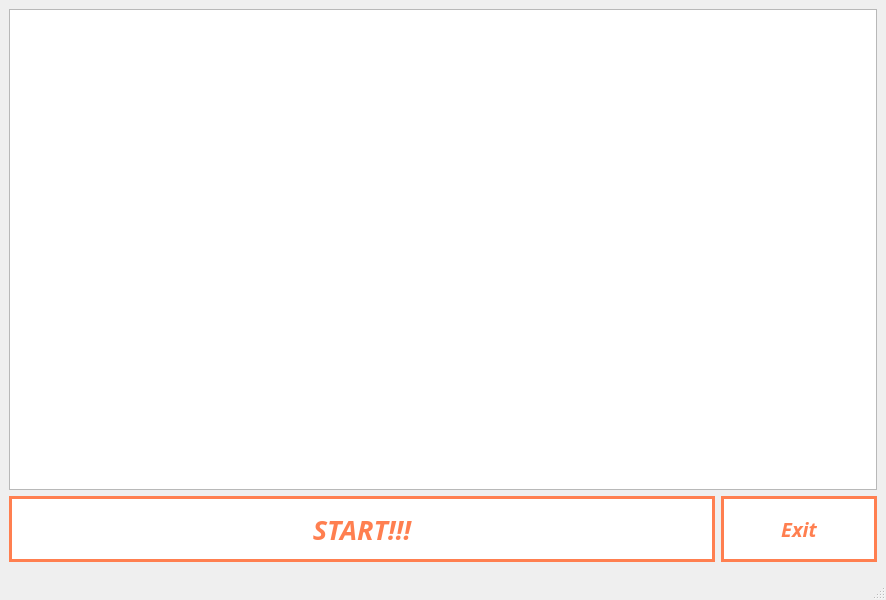
<?xml version="1.0" encoding="UTF-8"?>
<ui version="4.0">
 <class>FoodCatchWind</class>
 <widget class="QMainWindow" name="FoodCatchWind">
  <property name="geometry">
   <rect>
    <x>0</x>
    <y>0</y>
    <width>800</width>
    <height>600</height>
   </rect>
  </property>
  <property name="font">
   <font>
    <pointsize>15</pointsize>
   </font>
  </property>
  <property name="windowTitle">
   <string>MainWindow</string>
  </property>
  <widget class="QWidget" name="centralwidget">
   <layout class="QVBoxLayout" name="verticalLayout">
    <item>
     <widget class="QGraphicsView" name="graphicsView"/>
    </item>
    <item>
     <layout class="QHBoxLayout" name="horizontalLayout">
      <item>
       <widget class="QPushButton" name="startFoodCatGameButton">
        <property name="font">
         <font>
          <family>Montserrat</family>
          <pointsize>20</pointsize>
          <weight>68</weight>
          <italic>true</italic>
          <bold>true</bold>
         </font>
        </property>
        <property name="styleSheet">
         <string notr="true">QPushButton {
  width: 700px;
  height: 60px;
  border: 3px solid #FF7F50;
  border-radius: 45px;
  transition: all 0.3s;
  cursor: pointer;
  background: white;
  font-size: 1.2em;
  font-weight: 550;
  font-family: 'Montserrat', sans-serif;
  color:#FF7F50;
}

QPushButton:hover {
  background: #FFA07A;
  color: #FFFFE0;
  font-size: 1.5em;
}</string>
        </property>
        <property name="text">
         <string>START!!!</string>
        </property>
       </widget>
      </item>
      <item>
       <widget class="QPushButton" name="pushButton">
        <property name="font">
         <font>
          <family>Montserrat</family>
          <pointsize>15</pointsize>
          <weight>68</weight>
          <italic>true</italic>
          <bold>true</bold>
         </font>
        </property>
        <property name="styleSheet">
         <string notr="true">QPushButton {
  width: 150px;
  height: 60px;
  border: 3px solid #FF7F50;
  border-radius: 45px;
  transition: all 0.3s;
  cursor: pointer;
  background: white;
  font-size: 1.2em;
  font-weight: 550;
  font-family: 'Montserrat', sans-serif;
  color:#FF7F50;
}

QPushButton:hover {
  background: #FFA07A;
  color: #FFFFE0;
  font-size: 1.5em;
}</string>
        </property>
        <property name="text">
         <string>Exit</string>
        </property>
       </widget>
      </item>
     </layout>
    </item>
   </layout>
  </widget>
  <widget class="QMenuBar" name="menubar">
   <property name="geometry">
    <rect>
     <x>0</x>
     <y>0</y>
     <width>800</width>
     <height>28</height>
    </rect>
   </property>
  </widget>
  <widget class="QStatusBar" name="statusbar"/>
 </widget>
 <resources/>
 <connections>
  <connection>
   <sender>pushButton</sender>
   <signal>clicked()</signal>
   <receiver>FoodCatchWind</receiver>
   <slot>close()</slot>
   <hints>
    <hint type="sourcelabel">
     <x>689</x>
     <y>547</y>
    </hint>
    <hint type="destinationlabel">
     <x>781</x>
     <y>570</y>
    </hint>
   </hints>
  </connection>
 </connections>
</ui>
